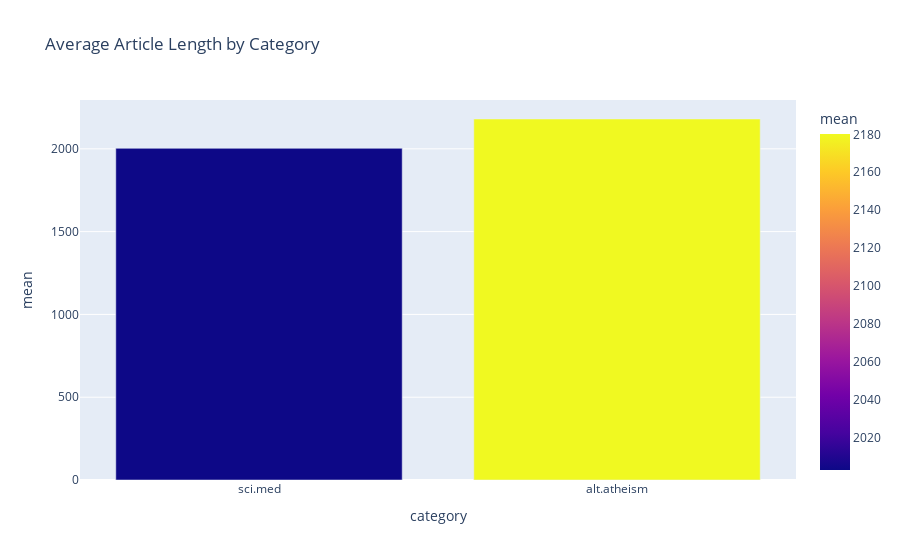

Notebook source saved alongside this figure:
### Markdown cell above
## Categories average article length:

### Code cell
fig = px.bar(data_frame=categories_statistics_df.sort_values(by='mean'), x='category', y='mean',
            color='mean', title='Average Article Length by Category')
fig.show()

### Figure 1 — Plotly figure (JSON) as saved in the notebook; plotly's stock layout.template omitted (floating-point values rounded to 4 significant figures)
{"data": [{"alignmentgroup": "True", "hoverlabel": {"namelength": 0}, "hovertemplate": "category=%{x}<br>mean=%{marker.color}", "legendgroup": "", "marker": {"color": [2003.0, 2180.0], "coloraxis": "coloraxis"}, "name": "", "offsetgroup": "", "orientation": "v", "showlegend": false, "textposition": "auto", "type": "bar", "x": ["sci.med", "alt.atheism"], "xaxis": "x", "y": [2003.0, 2180.0], "yaxis": "y"}], "layout": {"autosize": true, "barmode": "relative", "coloraxis": {"colorbar": {"title": {"text": "mean"}}, "colorscale": [[0, "#0d0887"], [0.1111, "#46039f"], [0.2222, "#7201a8"], [0.3333, "#9c179e"], [0.4444, "#bd3786"], [0.5556, "#d8576b"], [0.6667, "#ed7953"], [0.7778, "#fb9f3a"], [0.8889, "#fdca26"], [1, "#f0f921"]]}, "legend": {"tracegroupgap": 0}, "title": {"text": "Average Article Length by Category"}, "xaxis": {"anchor": "y", "autorange": true, "domain": [0, 1], "range": [-0.5, 1.5], "title": {"text": "category"}, "type": "category"}, "yaxis": {"anchor": "x", "autorange": true, "domain": [0, 1], "range": [0, 2295.0], "title": {"text": "mean"}, "type": "linear"}}}
